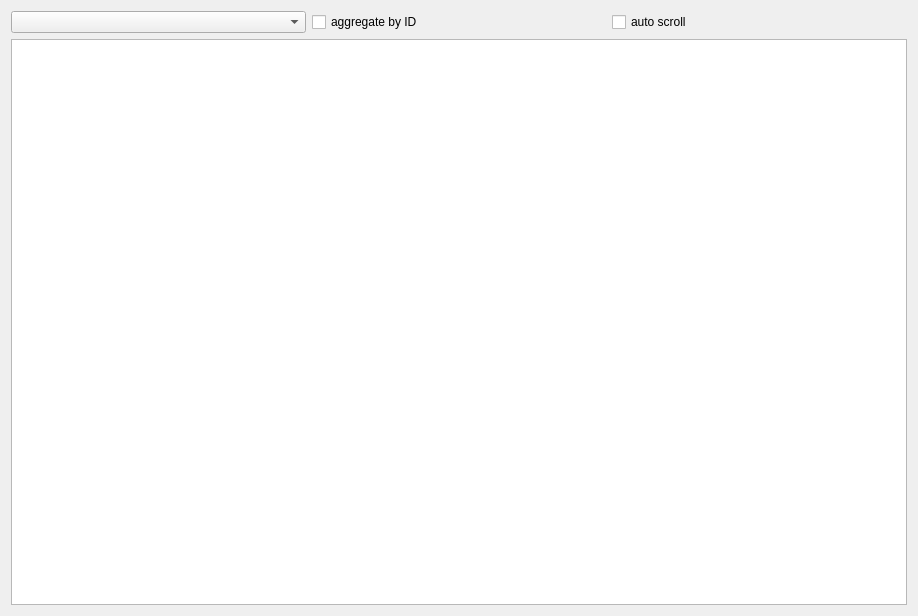
<?xml version="1.0" encoding="UTF-8"?>
<ui version="4.0">
 <class>TraceView</class>
 <widget class="QWidget" name="TraceView">
  <property name="geometry">
   <rect>
    <x>0</x>
    <y>0</y>
    <width>918</width>
    <height>616</height>
   </rect>
  </property>
  <property name="windowTitle">
   <string>Form</string>
  </property>
  <layout class="QVBoxLayout" name="verticalLayout">
   <item>
    <layout class="QGridLayout" name="gridLayout">
     <item row="0" column="1">
      <widget class="QCheckBox" name="cbAggregated">
       <property name="text">
        <string>aggregate by ID</string>
       </property>
      </widget>
     </item>
     <item row="0" column="0">
      <widget class="QComboBox" name="cbTimestampMode"/>
     </item>
     <item row="0" column="2">
      <widget class="QCheckBox" name="cbAutoScroll">
       <property name="text">
        <string>auto scroll</string>
       </property>
      </widget>
     </item>
    </layout>
   </item>
   <item>
    <widget class="QTreeView" name="tree"/>
   </item>
  </layout>
 </widget>
 <resources/>
 <connections/>
</ui>
